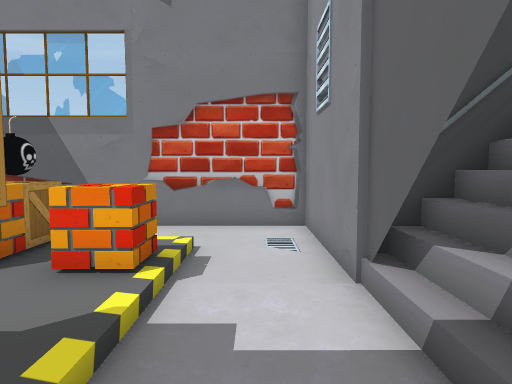
view 1 (above)

12 first-person views from a walk through a scene from a Unity 3-D project. The camera is 1.5 m above the floor, tilts 4° down and sees 75° across. The floor is counted in squares, 1 m on a side. Each view is taken from the middle of a square. On the plan, view 1 faces up. The plan holds only what a view shows up to about 15 squares ahead; the rest is blank. The player character is not drawn. Some surface patterns are stand-ins.

view 2
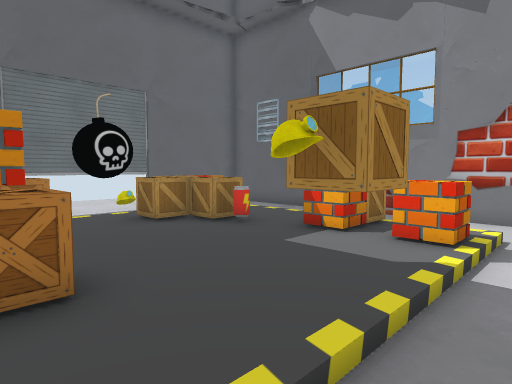

view 3
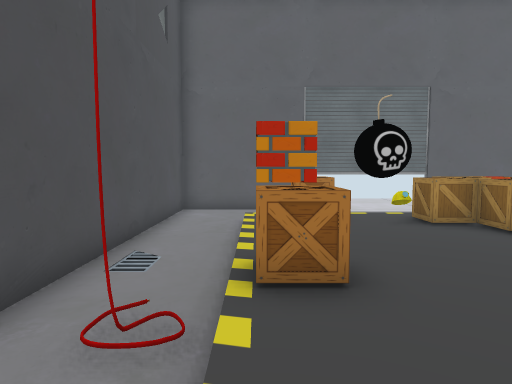

view 4
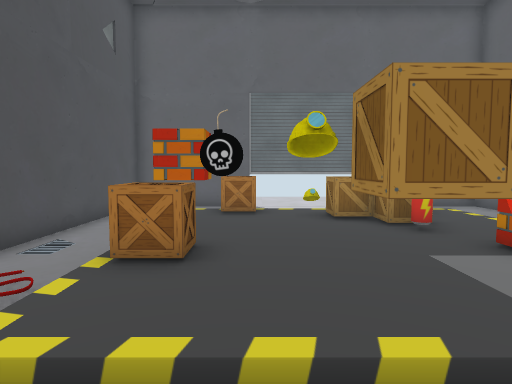

view 5
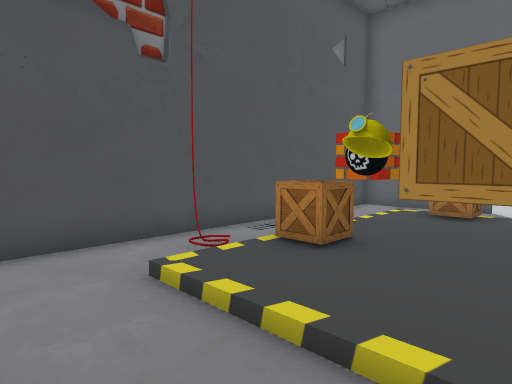

view 6
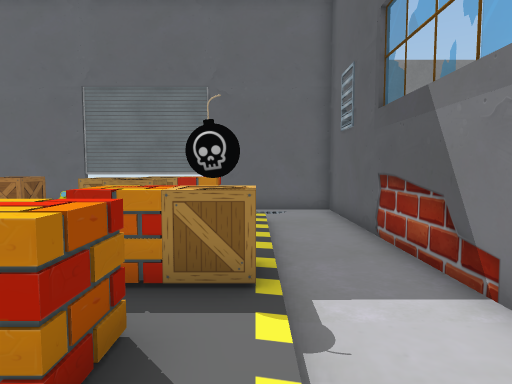

view 7
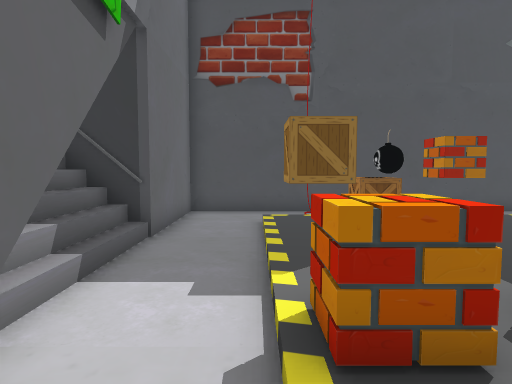

view 8
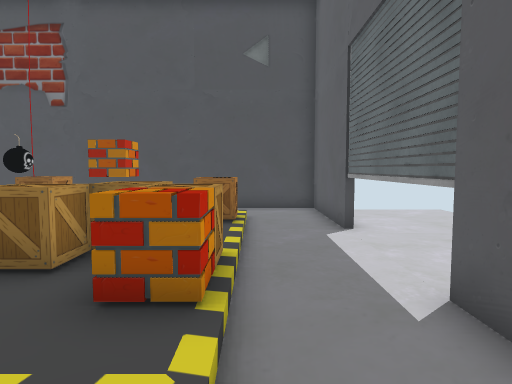

view 9
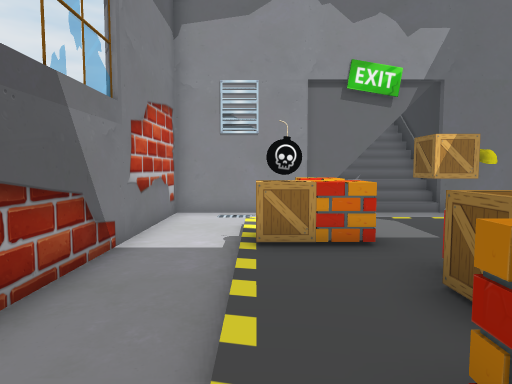

view 10
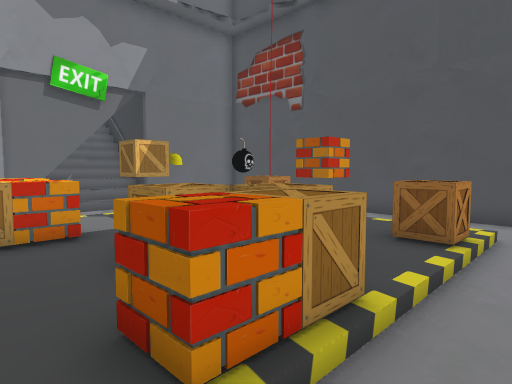

view 11
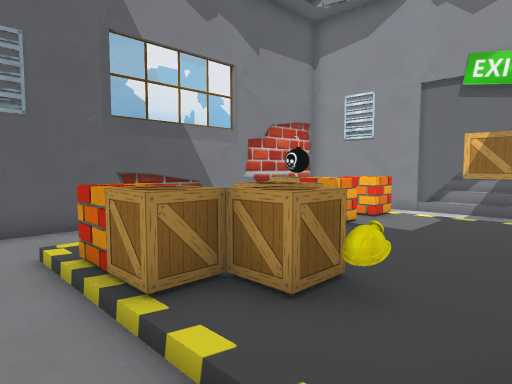

view 12
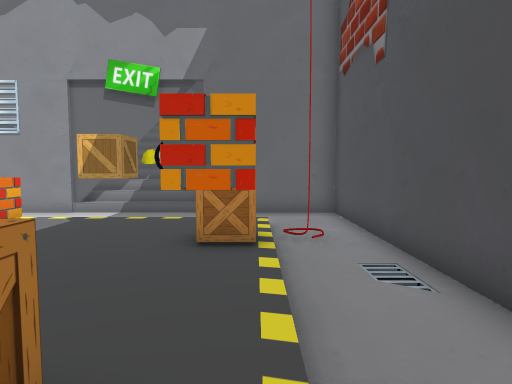

### Floor plan
Key: @ floor where view 1 was taken; # wall or solid block; . main floor; : floor 0.25 m higher than the main floor; / step, stairs or slope; = window, fence, low wall or low ledge; O other object.
Columns run from 12 left of view 1 to 5 right of it. Each row starts with its distance up from view 1.
  9 ##############
  8 #............#
  7 #............#
  6 #..:::::O::/.#
  5 #..O::::O:O/.###
  4 #..O:O::O:O/.#//
  3 #..OOOO::::/.#////
  2 #..:O:::::O/..////
  1 #..:O:::::O/..///
  0 #..O::::::O/@.=###
 -1 #..O::O:O::/.##
 -2 #..:::O:O::/.#
 -3 #........#...#
 -4 #............#
 -5 ##############

Positions as (right, up) in squares from view 1, and headings:
1: (0, 0), facing up
2: (0, -2), facing up-left
3: (0, -2), facing left
4: (1, 0), facing left
5: (1, 2), facing down-left
6: (0, 6), facing left
7: (-1, 7), facing down
8: (-10, 8), facing down
9: (-10, 6), facing right
10: (-11, 6), facing down-right
11: (-11, 0), facing up-right
12: (-10, -2), facing right
